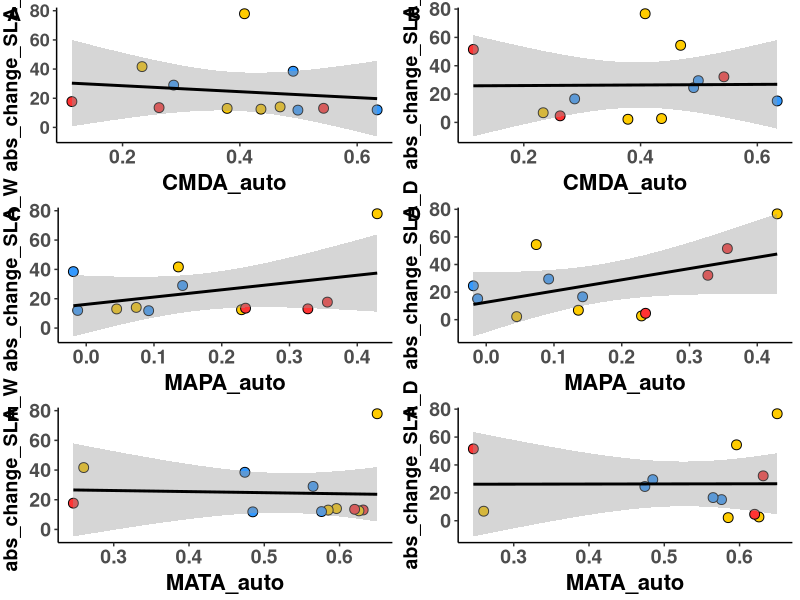
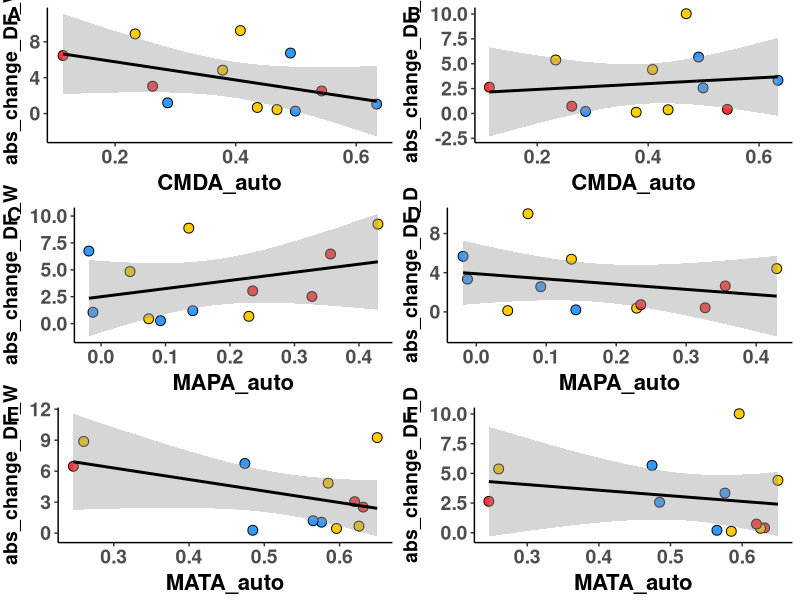

Reproduce these figures in R, in order.
##########################################################################################################
## Graph autocorrelation metric per traits
##
## Author Daniel Anstett
## 
##
## Last Modified Feb 17, 2022
##########################################################################################################

# Clear environment
rm(list = ls())

#Import libraries
library(tidyverse)
library(cowplot)

##########################################################################################################
#Import files

z1 <- read.csv("Data/z1.csv", header=T)  #Basic Lat/Long plus headers

#SLA
#CMDA
SLA1<-ggplot(z1, aes(x=CMDA_auto, y=abs_change_SLA_W)) +
  geom_point(aes(fill=Region),size=3, shape=21,color="black")+
  scale_fill_manual(values= c("North"="#3399FF", "Centre"="#FFCC00", "South"="#FF3333")) +
  geom_smooth(method='lm', formula= y~x, color = "black")+
  theme_classic() + theme(axis.text.x = element_text(size=14, face="bold", angle=0,hjust=0.5),
    axis.text.y = element_text(size=13,face="bold"),
    axis.title.x = element_text(color="black", size=16, vjust = 0.5, face="bold"),
    axis.title.y = element_text(color="black", size=14,vjust = 2, face="bold",hjust=0.5))+
  theme(legend.title=element_blank())+
  theme(legend.text = element_text(size=15),legend.position = "none")

SLA2<-ggplot(z1, aes(x=CMDA_auto, y=abs_change_SLA_D)) +
  geom_point(aes(fill=Region),size=3, shape=21,color="black")+
  scale_fill_manual(values= c("North"="#3399FF", "Centre"="#FFCC00", "South"="#FF3333")) +
  geom_smooth(method='lm', formula= y~x, color = "black")+
  theme_classic() + theme(axis.text.x = element_text(size=14, face="bold", angle=0,hjust=0.5),
                          axis.text.y = element_text(size=14,face="bold"),
                          axis.title.x = element_text(color="black", size=16, vjust = 0.5, face="bold"),
                          axis.title.y = element_text(color="black", size=14,vjust = 2, face="bold",hjust=0.5))+
  theme(legend.title=element_blank())+
  theme(legend.text = element_text(size=15),legend.position = "none")

#MAPA
SLA3<-ggplot(z1, aes(x=MAPA_auto, y=abs_change_SLA_W)) +
  geom_point(aes(fill=Region),size=3, shape=21,color="black")+
  scale_fill_manual(values= c("North"="#3399FF", "Centre"="#FFCC00", "South"="#FF3333")) +
  geom_smooth(method='lm', formula= y~x, color = "black")+
  theme_classic() + theme(axis.text.x = element_text(size=14, face="bold", angle=0,hjust=0.5),
                          axis.text.y = element_text(size=14,face="bold"),
                          axis.title.x = element_text(color="black", size=16, vjust = 0.5, face="bold"),
                          axis.title.y = element_text(color="black", size=14,vjust = 2, face="bold",hjust=0.5))+
  theme(legend.title=element_blank())+
  theme(legend.text = element_text(size=15),legend.position = "none")

SLA4<-ggplot(z1, aes(x=MAPA_auto, y=abs_change_SLA_D)) +
  geom_point(aes(fill=Region),size=3, shape=21,color="black")+
  scale_fill_manual(values= c("North"="#3399FF", "Centre"="#FFCC00", "South"="#FF3333")) +
  geom_smooth(method='lm', formula= y~x, color = "black")+
  theme_classic() + theme(axis.text.x = element_text(size=14, face="bold", angle=0,hjust=0.5),
                          axis.text.y = element_text(size=14,face="bold"),
                          axis.title.x = element_text(color="black", size=16, vjust = 0.5, face="bold"),
                          axis.title.y = element_text(color="black", size=14,vjust = 2, face="bold",hjust=0.5))+
  theme(legend.title=element_blank())+
  theme(legend.text = element_text(size=15),legend.position = "none")

#MATA
SLA5<-ggplot(z1, aes(x=MATA_auto, y=abs_change_SLA_W)) +
  geom_point(aes(fill=Region),size=3, shape=21,color="black")+
  scale_fill_manual(values= c("North"="#3399FF", "Centre"="#FFCC00", "South"="#FF3333")) +
  geom_smooth(method='lm', formula= y~x, color = "black")+
  theme_classic() + theme(axis.text.x = element_text(size=14, face="bold", angle=0,hjust=0.5),
                          axis.text.y = element_text(size=14,face="bold"),
                          axis.title.x = element_text(color="black", size=16, vjust = 0.5, face="bold"),
                          axis.title.y = element_text(color="black", size=14,vjust = 2, face="bold",hjust=0.5))+
  theme(legend.title=element_blank())+
  theme(legend.text = element_text(size=15),legend.position = "none")

SLA6<-ggplot(z1, aes(x=MATA_auto, y=abs_change_SLA_D)) +
  geom_point(aes(fill=Region),size=3, shape=21,color="black")+
  scale_fill_manual(values= c("North"="#3399FF", "Centre"="#FFCC00", "South"="#FF3333")) +
  geom_smooth(method='lm', formula= y~x, color = "black")+
  theme_classic() + theme(axis.text.x = element_text(size=14, face="bold", angle=0,hjust=0.5),
                          axis.text.y = element_text(size=14,face="bold"),
                          axis.title.x = element_text(color="black", size=16, vjust = 0.5, face="bold"),
                          axis.title.y = element_text(color="black", size=14,vjust = 2, face="bold",hjust=0.5))+
  theme(legend.title=element_blank())+
  theme(legend.text = element_text(size=15),legend.position = "none")

plot_grid(SLA1,SLA2,SLA3,SLA4,SLA5,SLA6,labels = "AUTO",ncol = 2) #export at 7.5 X 9 


#DF
#CMDA
DF1<-ggplot(z1, aes(x=CMDA_auto, y=abs_change_DF_W)) +
  geom_point(aes(fill=Region),size=3, shape=21,color="black")+
  scale_fill_manual(values= c("North"="#3399FF", "Centre"="#FFCC00", "South"="#FF3333")) +
  geom_smooth(method='lm', formula= y~x, color = "black")+
#  scale_y_continuous(name="change_DF_W", limits=c(0,12))+
  theme_classic() + theme(axis.text.x = element_text(size=14, face="bold", angle=0,hjust=0.5),
                          axis.text.y = element_text(size=14,face="bold"),
                          axis.title.x = element_text(color="black", size=16, vjust = 0.5, face="bold"),
                          axis.title.y = element_text(color="black", size=14,vjust = 2, face="bold",hjust=0.5))+
  theme(legend.title=element_blank())+
  theme(legend.text = element_text(size=15),legend.position = "none")

DF2<-ggplot(z1, aes(x=CMDA_auto, y=abs_change_DF_D)) +
  geom_point(aes(fill=Region),size=3, shape=21,color="black")+
  scale_fill_manual(values= c("North"="#3399FF", "Centre"="#FFCC00", "South"="#FF3333")) +
  geom_smooth(method='lm', formula= y~x, color = "black")+
# scale_y_continuous(name="change_DF_D", limits=c(0,12))+
  theme_classic() + theme(axis.text.x = element_text(size=14, face="bold", angle=0,hjust=0.5),
                          axis.text.y = element_text(size=14,face="bold"),
                          axis.title.x = element_text(color="black", size=16, vjust = 0.5, face="bold"),
                          axis.title.y = element_text(color="black", size=14,vjust = 2, face="bold",hjust=0.5))+
  theme(legend.title=element_blank())+
  theme(legend.text = element_text(size=15),legend.position = "none")

#MAPA
DF3<-ggplot(z1, aes(x=MAPA_auto, y=abs_change_DF_W)) +
  geom_point(aes(fill=Region),size=3, shape=21,color="black")+
  scale_fill_manual(values= c("North"="#3399FF", "Centre"="#FFCC00", "South"="#FF3333")) +
  geom_smooth(method='lm', formula= y~x, color = "black")+
#  scale_y_continuous(name="change_DF_W", limits=c(0,12))+
  theme_classic() + theme(axis.text.x = element_text(size=14, face="bold", angle=0,hjust=0.5),
                          axis.text.y = element_text(size=14,face="bold"),
                          axis.title.x = element_text(color="black", size=16, vjust = 0.5, face="bold"),
                          axis.title.y = element_text(color="black", size=14,vjust = 2, face="bold",hjust=0.5))+
  theme(legend.title=element_blank())+
  theme(legend.text = element_text(size=15),legend.position = "none")

DF4<-ggplot(z1, aes(x=MAPA_auto, y=abs_change_DF_D)) +
  geom_point(aes(fill=Region),size=3, shape=21,color="black")+
  scale_fill_manual(values= c("North"="#3399FF", "Centre"="#FFCC00", "South"="#FF3333")) +
  geom_smooth(method='lm', formula= y~x, color = "black")+
#  scale_y_continuous(name="change_DF_D", limits=c(0,12))+
  theme_classic() + theme(axis.text.x = element_text(size=14, face="bold", angle=0,hjust=0.5),
                          axis.text.y = element_text(size=14,face="bold"),
                          axis.title.x = element_text(color="black", size=16, vjust = 0.5, face="bold"),
                          axis.title.y = element_text(color="black", size=14,vjust = 2, face="bold",hjust=0.5))+
  theme(legend.title=element_blank())+
  theme(legend.text = element_text(size=15),legend.position = "none")

#MATA
DF5<-ggplot(z1, aes(x=MATA_auto, y=abs_change_DF_W)) +
  geom_point(aes(fill=Region),size=3, shape=21,color="black")+
  scale_fill_manual(values= c("North"="#3399FF", "Centre"="#FFCC00", "South"="#FF3333")) +
  geom_smooth(method='lm', formula= y~x, color = "black")+
#  scale_y_continuous(name="change_DF_W", limits=c(0,12))+
  theme_classic() + theme(axis.text.x = element_text(size=14, face="bold", angle=0,hjust=0.5),
                          axis.text.y = element_text(size=14,face="bold"),
                          axis.title.x = element_text(color="black", size=16, vjust = 0.5, face="bold"),
                          axis.title.y = element_text(color="black", size=14,vjust = 2, face="bold",hjust=0.5))+
  theme(legend.title=element_blank())+
  theme(legend.text = element_text(size=15),legend.position = "none")

DF6<-ggplot(z1, aes(x=MATA_auto, y=abs_change_DF_D)) +
  geom_point(aes(fill=Region),size=3, shape=21,color="black")+
  scale_fill_manual(values= c("North"="#3399FF", "Centre"="#FFCC00", "South"="#FF3333")) +
  geom_smooth(method='lm', formula= y~x, color = "black")+
 # scale_y_continuous(name="change_DF_D", limits=c(0,12))+
  theme_classic() + theme(axis.text.x = element_text(size=14, face="bold", angle=0,hjust=0.5),
                          axis.text.y = element_text(size=14,face="bold"),
                          axis.title.x = element_text(color="black", size=16, vjust = 0.5, face="bold"),
                          axis.title.y = element_text(color="black", size=14,vjust = 2, face="bold",hjust=0.5))+
  theme(legend.title=element_blank())+
  theme(legend.text = element_text(size=15),legend.position = "none")

plot_grid(DF1,DF2,DF3,DF4,DF5,DF6,labels = "AUTO",ncol = 2) #export at 7.5 X 9 
